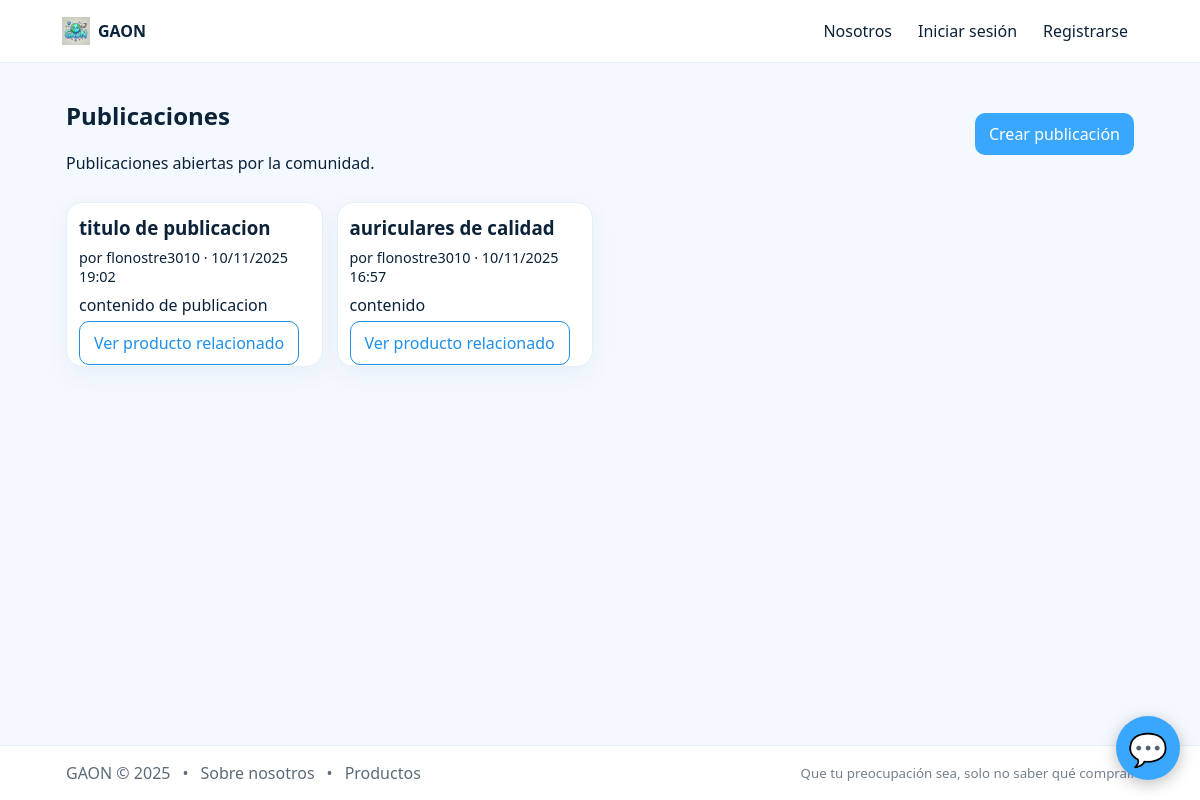
/foro/posts/ (signed in), run on the app's committed database.
### foro/models.py (models this page shows, shortened)
class Post(models.Model):
    titulo = models.CharField(max_length=255)
    contenido = models.TextField()
    autor = models.ForeignKey(settings.AUTH_USER_MODEL, on_delete=models.CASCADE)
    producto = models.ForeignKey(Product, on_delete=models.SET_NULL, null=True, blank=True)
    creado_en = models.DateTimeField(auto_now_add=True)
    actualizado_en = models.DateTimeField(auto_now=True)

### users/models.py (models this page shows)
class CustomUser(AbstractUser):
    telefono = models.CharField(max_length=20, blank=True)
    rol = models.CharField(max_length=20, choices=[('cliente','Cliente'),('admin','Administrador')], default='cliente')
    def __str__(self):
        return self.username

### foro/web_views.py (the view)
# urls.py: path('posts/', posts_list, name='posts'),
def posts_list(request):
    qs = Post.objects.select_related('autor', 'producto').order_by('-creado_en')
    paginator = Paginator(qs, 12)
    page_obj = paginator.get_page(request.GET.get('page') or 1)
    return render(request, 'foro/posts_list.html', {'page_obj': page_obj})

### templates/foro/posts_list.html (shortened to what this page needs)
{% extends 'base.html' %}
{% block content %}
<section class="section">
  <div style="display:flex;justify-content:space-between;align-items:center;gap:12px;">
    <div>
      <h1>Publicaciones</h1>
      <p class="text-muted">Publicaciones abiertas por la comunidad.</p>
    </div>
    {% if request.user.is_authenticated %}
      <a class="btn" href="{% url 'foro:post-create' %}">Crear publicación</a>
    {% else %}
      <a class="btn outline" href="/login/">Iniciar sesión para publicar</a>
    {% endif %}
  </div>
  <div class="grid" style="margin-top:12px">
    {% for p in page_obj %}
      <div class="card pad">
        <h3 style="margin:0 0 8px"><a href="{% url 'foro:post-detail' p.id %}">{{ p.titulo }}</a></h3>
        <div class="text-muted" style="font-size:.9rem">por {{ p.autor }} · {{ p.creado_en|date:"SHORT_DATETIME_FORMAT" }}</div>
        <p style="margin-top:8px">{{ p.contenido|truncatechars:180 }}</p>
        {% if p.producto %}
          <a class="btn outline" href="/products/{{ p.producto.id }}/">Ver producto relacionado</a>
        {% endif %}
      </div>
    {% empty %}
      <div class="card pad">No hay publicaciones aún.</div>
    {% endfor %}
  </div>
</section>
{% endblock %}

### templates/base.html (style rules this page uses)
:root { --fg:#0b2239; --muted:#5b6b7a; --border:#e6eef7; --card:#ffffff; --bg:#f4f9ff; --brand:#3aa7ff; --brand-600:#1f8fe7; --brand-50:#eaf5ff; --ok:#16a085; --err:#c0392b; }
* { box-sizing:border-box }
html,body { height:100% }
body { margin:0; font-family: system-ui,Segoe UI,Roboto,Arial; color:var(--fg); display:flex; flex-direction:column; min-height:100vh; background:var(--bg); }
a { color:inherit; text-decoration:none }
.btn { background:var(--brand); color:#fff; border:0; border-radius:10px; padding:10px 14px; cursor:pointer }
.btn.outline { background:#fff;color:var(--brand-600);border:1px solid var(--brand-600) }
.grid { display:grid;grid-template-columns:repeat(auto-fill,minmax(240px,1fr));gap:14px;margin:16px 0 }
.card { background:var(--card); border:1px solid var(--border); border-radius:16px; overflow:hidden; box-shadow:0 8px 24px rgba(28,66,104,.05) }
.pad { padding:12px }

### data on the page
Post: titulo "titulo de publicacion", autor "flonostre3010", creado_en "10/11/2025 19:02", contenido "contenido de publicacion"
Post: titulo "auriculares de calidad", autor "flonostre3010", creado_en "10/11/2025 16:57", contenido "contenido"
